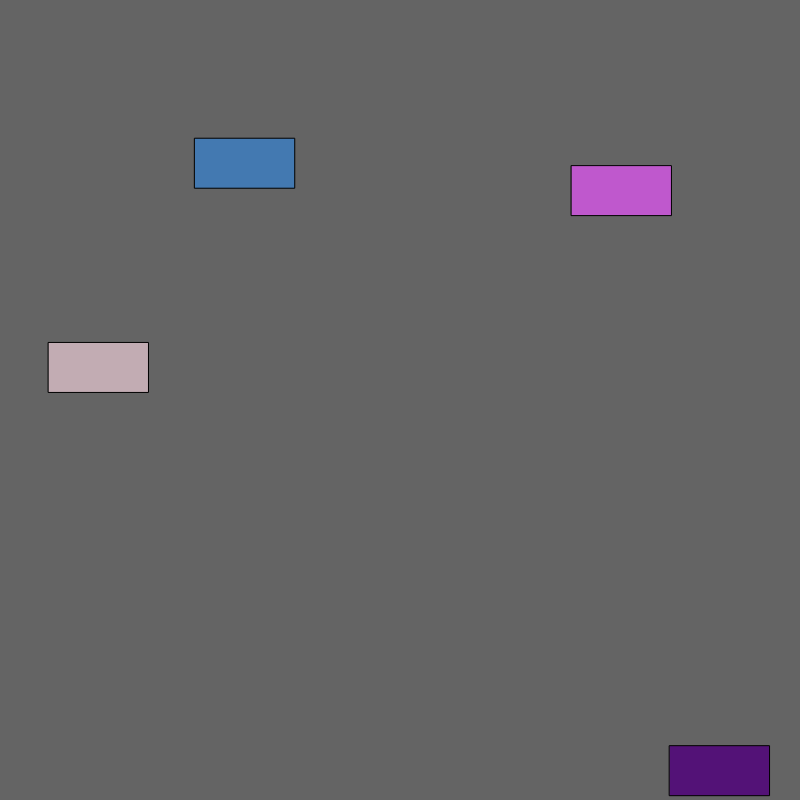
Frame 1 (no input)
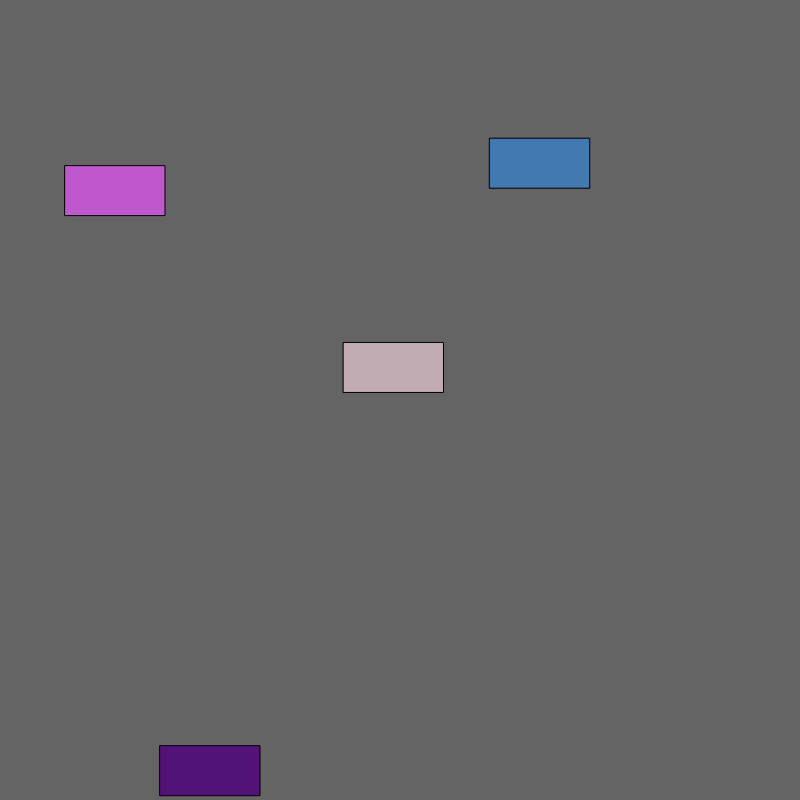
Frame 60 (no input)
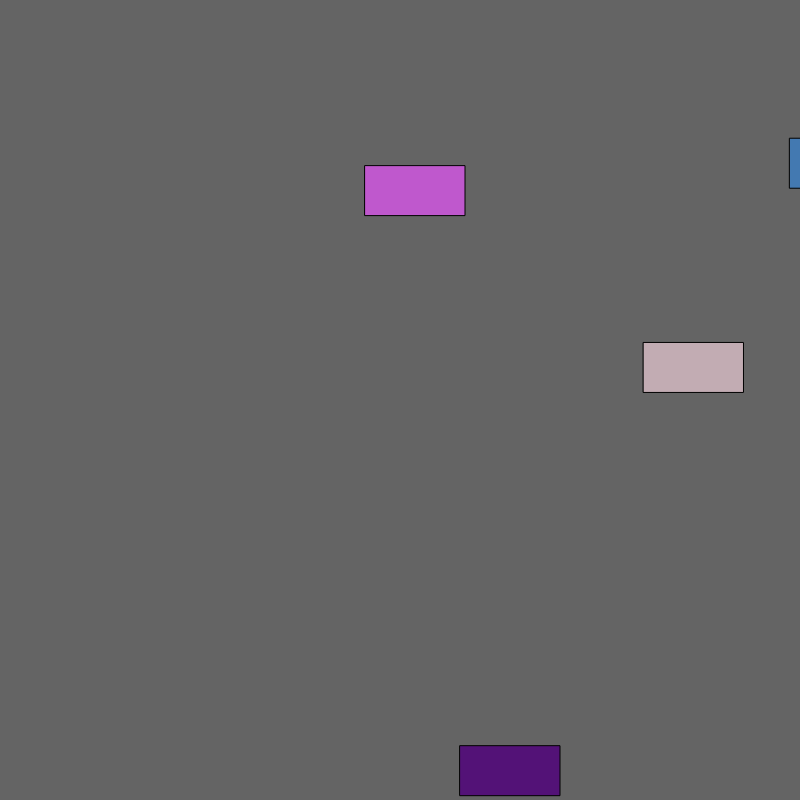
Frame 120 (the mouse pressed at the canvas centre since frame 60)

The p5.js sketch that drew these frames (run headless with seeded random() and noise() and a simulated clock; from frame 60 on, the mouse is pressed at the canvas centre):

// p5.js sketch
// ── sketch.js
var myCar1;
var myCar2;
var myCar3;
var myCar4;


function setup() {
  // put setup code here
  createCanvas(800, 800);
  myCar1  = new Car();
  myCar2  = new Car();
  myCar3  = new Car();
  myCar4  = new Car();
}


function draw() {
  // put drawing code here
  background(100);

  myCar1.display();
  myCar1.drive();

  myCar2.display();
  myCar2.drive();

  myCar3.display();
  myCar3.drive();

  myCar4.display();
  myCar4.drive();
}

function Car() {
  //attributes
  this.x = random(width);
  this.y = random(height);
  this.r = random(255);
  this.g = random(255);
  this.b = random(255);
  this.vel = random(5, 10);

  //methods
  this.display = function()  {
    fill(this.r, this.g, this.b)
    rect(this.x, this.y, 100, 50);
  }

  this.drive = function()  {
    this.x = this.x  + 5;
    if (this.x > width) {
      this.x = 0;
    }
  }

}
